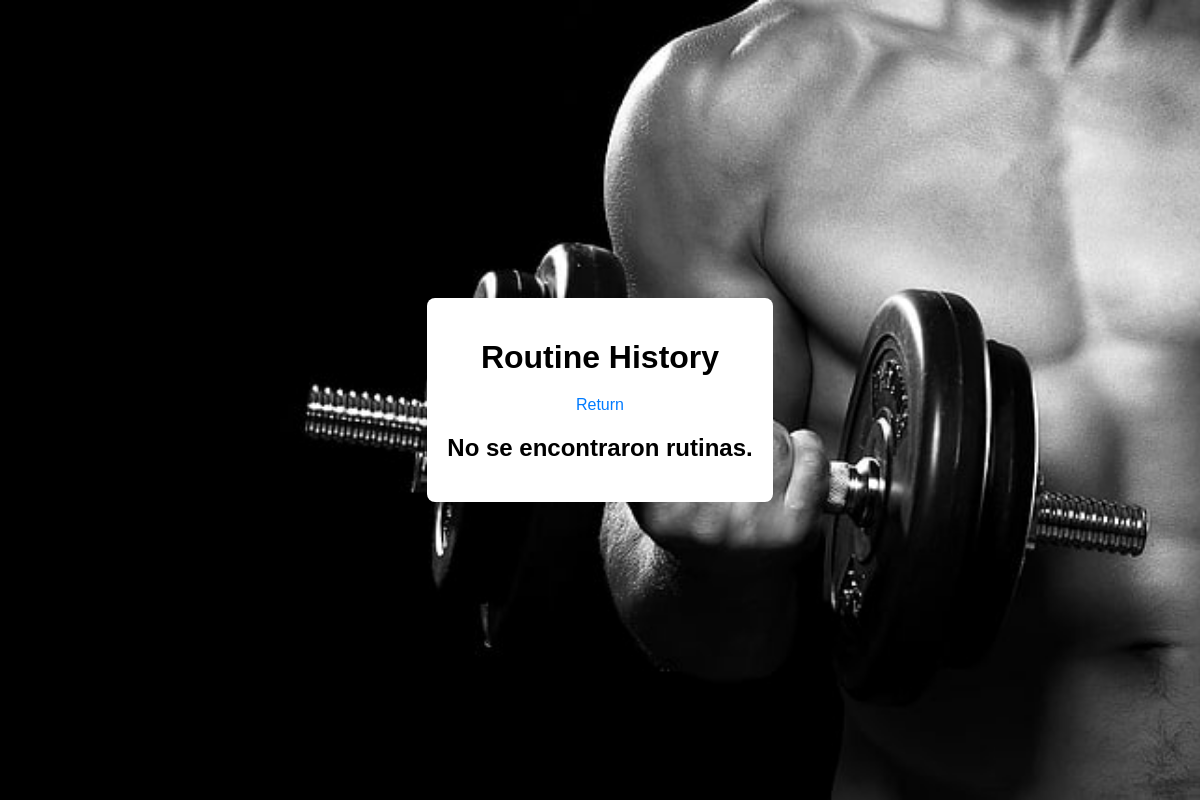
Page /main/historial_R/ (signed in) on the earlier database version.
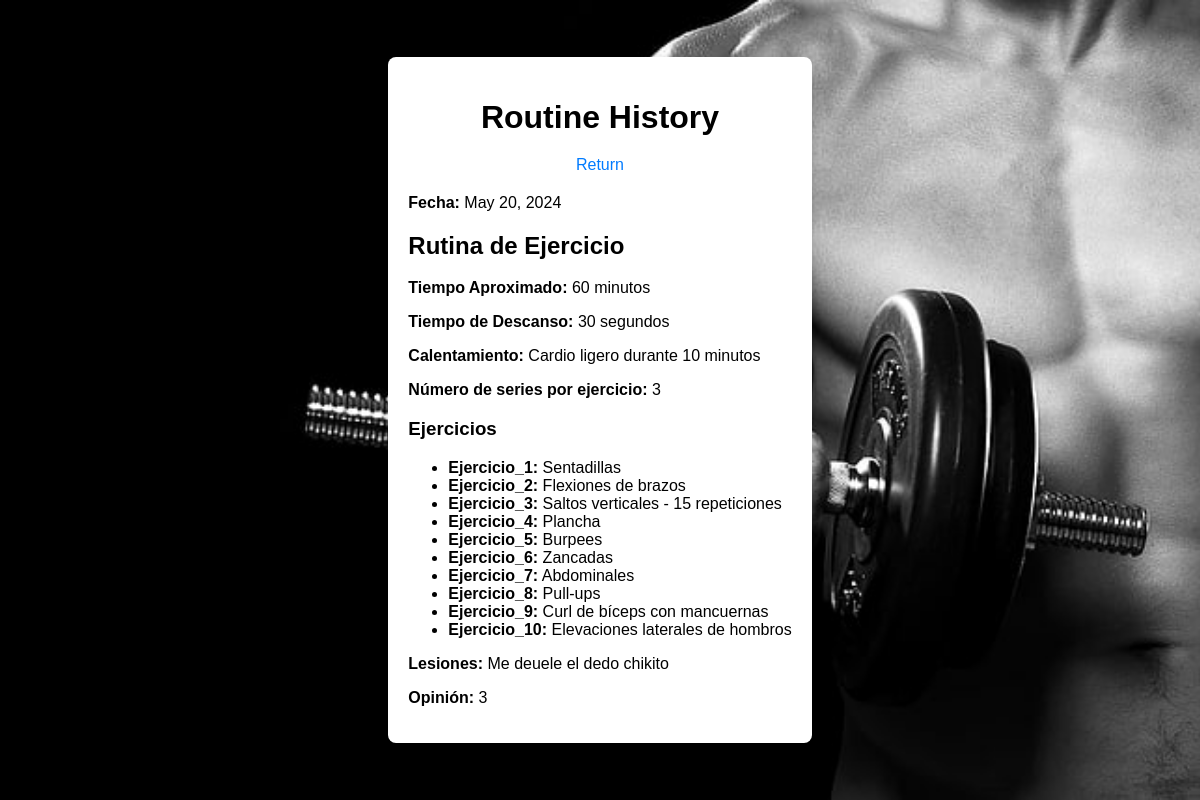
Same page on the later database version.
### gymapp/models.py (models this page shows)
class Historial(models.Model):
    user = models.ForeignKey(User, on_delete=models.CASCADE)
    fecha = models.DateField(default=None)
    rutina = models.JSONField()
    lesiones = models.TextField(default=None)
    opinion = models.IntegerField(choices=CondicionFisica.choices)

### gymapp/views.py (the view)
# urls.py: path('main/historial_R/', gymappViews.historial_rutinas, name='histR'),
@login_required
def historial_rutinas(request):
    rutinas = Historial.objects.filter(user = request.user)
    if not rutinas:
        papadio = True
        return render(request, 'historial_r.html', {'noR': papadio })
    else:
        return render(request,'historial_r.html', {'hist':rutinas})

### gymapp/templates/historial_r.html (shortened to what this page needs)
<!DOCTYPE html>
<html lang="en">
<head>
</head>
<body>
<div class="cover">
    <div class="container">
        <h1>Routine History</h1>
        <a href="/main" class="return-link">Return</a>
        {% if hist %}
        {% for historial in hist %}
        <div class="routine-entry">
            <p><strong>Fecha:</strong> {{ historial.fecha }}</p>
            <h2>Rutina de Ejercicio</h2>
            <p><strong>Tiempo Aproximado:</strong> {{ historial.rutina.Tiempo_Aproximado }}</p>
            <p><strong>Tiempo de Descanso:</strong> {{ historial.rutina.Tiempo_de_Descanso }}</p>
            <p><strong>Calentamiento:</strong> {{ historial.rutina.Calentamiento }}</p>
            <p><strong>Número de series por ejercicio:</strong> {{ historial.rutina.Numero_de_series_por_ejercicio }}</p>
            <h3>Ejercicios</h3>
            <ul>
                {% for key, value in historial.rutina.Ejercicios.items %}
                <li><strong>{{ key }}:</strong> {{ value }}</li>
                {% endfor %}
            </ul>
            <p><strong>Lesiones:</strong> {{ historial.lesiones }}</p>
            <p><strong>Opinión:</strong> {{ historial.opinion }}</p>
        </div>
        {% endfor %}
        {% else %}
        <h2>No se encontraron rutinas.</h2>
        {% endif %}
    </div>
</div>
</body>
</html>

Differences in the rows shown:
added Historial: fecha "May 20, 2024", rutina.Tiempo_Aproximado "60 minutos", rutina.Tiempo_de_Descanso "30 segundos", rutina.Calentamiento "Cardio ligero durante 10 minutos", rutina.Numero_de_series_por_ejercicio "3", Ejercicios "Ejercicio_1" "Ejercicio_2" "Ejercicio_3" "Ejercicio_4" "Ejercicio_5" "Ejercicio_6" "Ejercicio_7" "Ejercicio_8" "Ejercicio_9" "Ejercicio_10", Ejercicios "Sentadillas" "Flexiones de brazos" "Saltos verticales - 15 repeticiones" "Plancha" "Burpees" "Zancadas" "Abdominales" "Pull-ups" "Curl de bíceps con mancuernas" "Elevaciones laterales de hombros", lesiones "Me deuele el dedo chikito", opinion "3"
Other differences:
text no longer shown: "No se encontraron rutinas."
